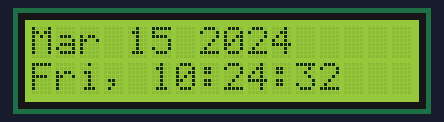
A sketch run on a simulated ESP32. Parts: 16×2 character LCD. WiFi joins after 1.5 s; servers stay silent unless stated; the local clock reads 2024-03-15 10:24:30 at power-on unless the sketch sets it; what the sketch prints to the serial monitor is not drawn.

Above: at 2.6 s.
At 6.7 s:
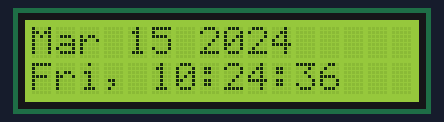
At 10.9 s:
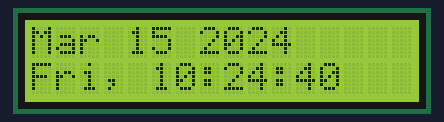
At 20.1 s:
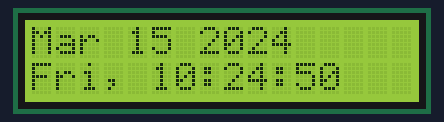
At 29.3 s:
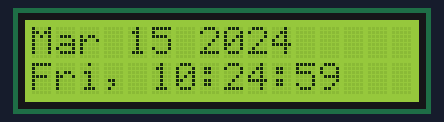
At 38.6 s:
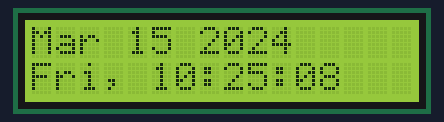

Measured:
- what the display in image 0 shows lasts 1.0 s, from 2.6 s to 3.6 s

The sketch:

LCD_I2C_Time_Date.ino
```cpp
#include <WiFi.h>
#include "time.h"
#include "sntp.h"
#include <LiquidCrystal_I2C.h> //I2C LCD control library

LiquidCrystal_I2C lcd(0x27, 16, 2); //(Address, number of characters per line, number of lines)

const char* ssid       = "WIFI_SSID"; //customize with your own WIFI SSID
const char* password   = "WIFI_PASS"; //customize with your own WIFI PASSWORD

const char* ntpServer1 = "pool.ntp.org";
const char* ntpServer2 = "time.nist.gov";
const long  gmtOffset_sec = 3600; //Number of seconds offset for UTC time +1(3600 s = 1h), please adjust to your own time zone
const int   daylightOffset_sec = 3600; //Number of seconds offset for UTC time +1(3600 s = 1h), please adjust to your own time zone

const char* time_zone = "CET-1CEST,M3.5.0,M10.5.0/3";  // TimeZone rule for Europe/Rome including daylight adjustment rules (optional)

void printLocalTime()
{
  struct tm timeinfo;
  if(!getLocalTime(&timeinfo)){
    Serial.println("No time available (yet)");
    return;
  }
  Serial.println(&timeinfo, "%A, %B %d %Y %H:%M:%S");
  //this part prints time in LCD
  lcd.clear();
  lcd.setCursor(0,0);
  lcd.print(&timeinfo, "%b %d %Y");
  lcd.setCursor(0,1);
  lcd.print(&timeinfo, "%a, %H:%M:%S");
}

// Callback function (get's called when time adjusts via NTP)
void timeavailable(struct timeval *t)
{
  Serial.println("Got time adjustment from NTP!");
  printLocalTime();
}

void setup()
{
  Serial.begin(115200);

  // set notification call-back function
  sntp_set_time_sync_notification_cb( timeavailable );

  /**
   * NTP server address could be aquired via DHCP,
   *
   * NOTE: This call should be made BEFORE esp32 aquires IP address via DHCP,
   * otherwise SNTP option 42 would be rejected by default.
   * NOTE: configTime() function call if made AFTER DHCP-client run
   * will OVERRIDE aquired NTP server address
   */
  sntp_servermode_dhcp(1);    // (optional)

  /**
   * This will set configured ntp servers and constant TimeZone/daylightOffset
   * should be OK if your time zone does not need to adjust daylightOffset twice a year,
   * in such a case time adjustment won't be handled automagicaly.
   */
  configTime(gmtOffset_sec, daylightOffset_sec, ntpServer1, ntpServer2);

  /**
   * A more convenient approach to handle TimeZones with daylightOffset
   * would be to specify a environmnet variable with TimeZone definition including daylight adjustmnet rules.
   * A list of rules for your zone could be obtained from https://github.com/esp8266/Arduino/blob/master/cores/esp8266/TZ.h
   */
  //configTzTime(time_zone, ntpServer1, ntpServer2);

  //connect to WiFi
  Serial.printf("Connecting to %s ", ssid);
  WiFi.begin(ssid, password);
  while (WiFi.status() != WL_CONNECTED) {
      delay(500);
      Serial.print(".");
  }
  Serial.println(" CONNECTED");
  lcd.begin();
  lcd.backlight();
}

void loop()
{
  delay(1000);
  printLocalTime();     // it will take some time to sync time :)
}
```
